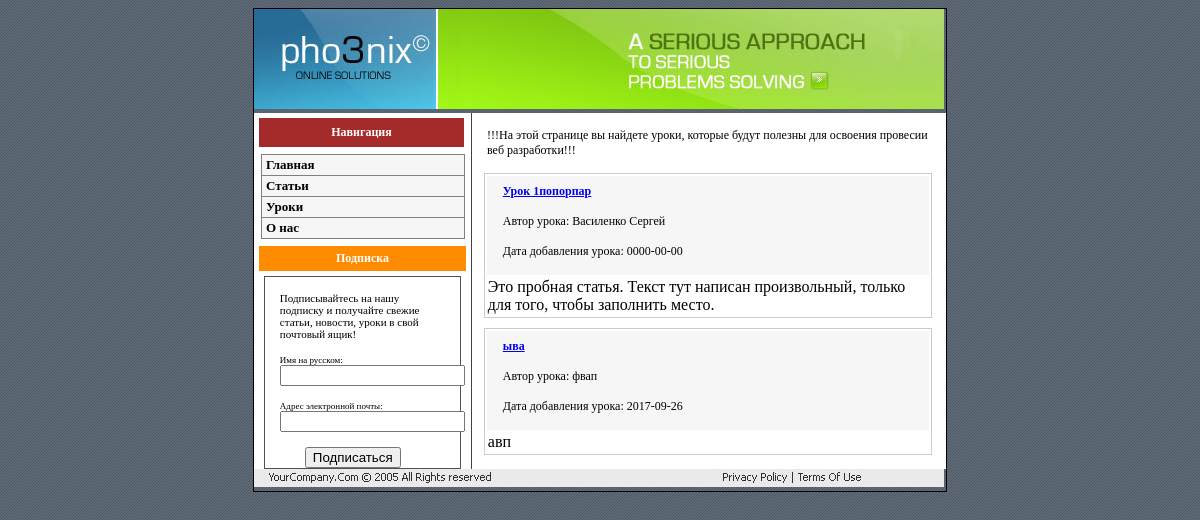
Page /lessons.php on the committed database.
### tables this page shows
CREATE TABLE `settings` (
  `id` int(2) NOT NULL,
  `page` varchar(255) NOT NULL,
  `title` varchar(255) NOT NULL,
  `meta_d` varchar(255) NOT NULL,
  `meta_k` varchar(255) NOT NULL,
  `text` text NOT NULL
);

CREATE TABLE `lessons` (
  `id` int(4) NOT NULL,
  `title` varchar(255) NOT NULL,
  `meta_d` varchar(255) NOT NULL,
  `meta_k` varchar(255) NOT NULL,
  `date` date NOT NULL,
  `description` varchar(255) NOT NULL,
  `text` text NOT NULL,
  `author` varchar(255) NOT NULL
);

### lessons.php (the view, shortened to what this page needs)
<?php
include("blocks/db.php");
$result = mysqli_query($db,"SELECT title,meta_d,meta_k,text FROM settings WHERE page='lessons'");
$myrow=mysqli_fetch_array($result);
?>
<!doctype html>
<html lang="ru">
<head>
<link href="style.css" rel="stylesheet" type="text/css">
</head>
<body>
<table width="694"  align="center" cellpadding="0" cellspacing="0" class="main_border">
      <tbody>
      <?php include ("blocks/header.php"); ?>
      <tr bgcolor="#FFFFFF">
      <td>
		<table width="690" cellpadding="0" cellspacing="0" >
		  <tbody>
			<tr >
			<?php include ("blocks/lefttd.php"); ?>
			<td  valign="top">
			  <?php echo $myrow['text'];?>
      <?php
	$result = mysqli_query($db,"SELECT id, title, description, author, date  FROM lessons");
	$myrow=mysqli_fetch_array($result);
	do{
	printf ("
		<table  align='center' class='lesson_table'>
		        <tbody>
		          <tr>
		            <td class='lesson_title'><p class='lesson_name'>
					<a href='view_lesson.php?id=%s'>%s</a></p>
					<p>Автор урока: %s </p>
					<p>Дата добавления урока: %s </p>
					</td>
		            </tr>
		          <tr>
		            <td >%s</td>
		            </tr>
		          </tbody>
		  </table>",$myrow['id'],$myrow['title'],$myrow['author'],$myrow['date'],$myrow['description']);
	}
	while ($myrow=mysqli_fetch_array($result));
	?>
				</td>
		</tr>
	</tbody>
  </table>
  </td>
	  <?php include("blocks/footer.php"); ?>
 </tbody>
 </table>
</body>
</html>

### style.css (style rules this page uses)
.main_border { border: 1px solid #000000; }
p { font-family: Verdana; font-size: 12px; margin: 15px; }
body { background-image: url('gr/bg.gif'); }
.lesson_table { border: 1px solid #cccccc; width: 95%; margin-bottom: 10px; }
.lesson_title { background-color: #F6F6F6; }
.lesson_name { margin-top: 7px; margin-bottom: 7px; font-weight: bold; }

### rows in the picture
settings: text "!!!На этой странице вы найдете уроки, которые будут полезны для освоения провесии веб разработки!!!"
lessons: title "Урок 1попорпар", author "Василенко Сергей", date "0000-00-00", description "Это пробная статья. Текст тут написан произвольный, только для того, чтобы заполнить место."
lessons: title "ыва", author "фвап", date "2017-09-26", description "авп"
